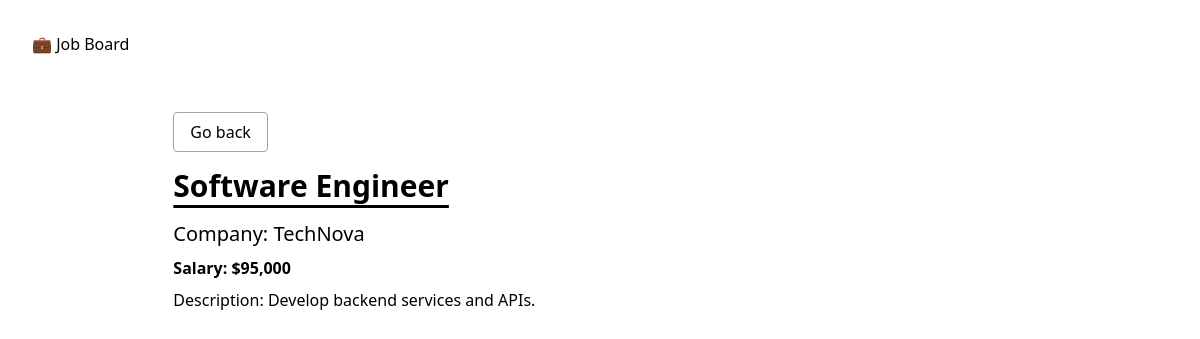
The page /job/5/ on the database its author committed.
### job_board/models.py (models this page shows)
class JobPosting(models.Model):
    title = models.CharField(max_length=100)
    description = models.TextField()
    company = models.CharField(max_length=100)
    salary = models.IntegerField()
    is_active = models.BooleanField(default=False)

### job_board/views.py (the view)
# urls.py: path('job/<int:pk>/', job_detail, name='job-detail')
def job_detail(request, pk):
    job_posting = get_object_or_404(JobPosting, pk=pk, is_active=True)
    context = {
        'posting': job_posting
    }
    return render(request, 'job_board/detail.html', context)

### job_board/templates/job_board/detail.html
{% extends 'job_board/_base.html' %}
{% load humanize %}
{% block content %}
    <div class="w-10/12 mx-auto">
        <p class="pb-6"><a href="{% url 'home' %}" class="border border-gray-400 rounded px-4 py-2 hover:bg-gray-200">Go back</a></p>
        <h1 class="text-3xl font-semibold pb-4 underline underline-offset-8">{{ posting.title }}</h1>
        <p class="pb-2 text-xl">Company: {{ posting.company }}</p>
        <p class="pb-2 font-semibold">Salary: ${{ posting.salary | intcomma }}</p>
        <p>Description: {{ posting.description }}</p>
    </div>
{% endblock content %}

### rows shown on the page
JobPosting: title "Software Engineer", company "TechNova", salary "95,000", description "Develop backend services and APIs."
